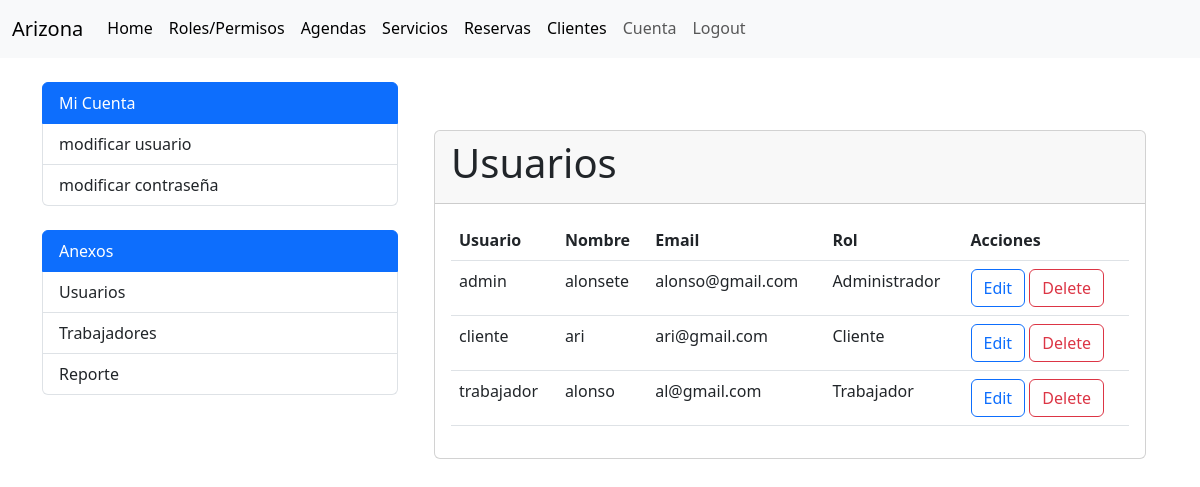
The page /account/user-list/ (signed in) on the database its author committed.
### accounts/models.py (models this page shows, shortened)
class User(AbstractBaseUser, PermissionsMixin):
    id = models.AutoField(primary_key=True, unique=True)
    username = models.CharField(
        'Usuario', max_length=30, unique=True, validators=[
            validators.RegexValidator(
                re.compile('^[\w.@+-]+$'),
                'ingrese un nombre de usuario valido '
                'Este valor debe contener solo letras, números '
                'excepto: @/./+/-/_.',
                'invalid'
            )
        ],
        help_text='Un nombre corto que sera usado'+
                  ' para identificarlo de forma unica en la plataforma.'
    )
    name = models.CharField('Nombre', max_length=20)
    apellidos = models.CharField('Apellidos', max_length=30)
    email = models.EmailField('Email', unique=True)
    is_staff = models.BooleanField('Admin', default=False)
    is_active = models.BooleanField('Ativo', default=True)
    date_joined = models.DateTimeField('Data de Entrada', auto_now_add=True)
    roles = models.ForeignKey(Rol, on_delete=models.CASCADE, blank=True, null=True)
    USERNAME_FIELD = 'username'
    REQUIRED_FIELDS = ['email']
    objects = CustomUserManager()
    class Meta:
        verbose_name = 'Usuario'
        verbose_name_plural = 'Usuarios'

class Rol(models.Model):
    ROL_CHOICES = [
        ('admin', 'Administrador'),
        ('trabajador', 'Trabajador'),
        ('cliente', 'Cliente'),
    ]
    nombre = models.CharField(max_length=15, unique=True, choices=ROL_CHOICES)
    permisos = models.ManyToManyField(Permiso)
    def __str__(self):
        return self.get_nombre_display()
    class Meta:
        verbose_name_plural = 'roles'

### accounts/views.py (the view)
@method_decorator(has_permission(['leer user']), name='dispatch')
class UserListView(LoginRequiredMixin, ListView):
    model = User
    template_name = 'accounts/user_list.html'
    context_object_name = 'users'

### accounts/templates/accounts/user_list.html (shortened to what this page needs)
{% extends "accounts/index.html" %}
{% load custom_filters %}
{% block accounts_container %}
<div class="container">
  <br>
  <br>
  <div class="card">
    <div class="card-header">
      <h1 class="card-title">Usuarios</h1>
    </div>
    <div class="card-body">
      <table class="table">
        <thead>
          <tr>
            <th>Usuario</th>
            <th>Nombre</th>
            <th>Email</th>
            <th>Rol</th>
            <th>Acciones</th>
          </tr>
        </thead>
        <tbody>
          {% for user in users %}
          <tr {% if user.roles.nombre == "cliente" %}style="background-color: lightgreen;"{% endif %}>
            <td>{{ user.username }}</td>
            <td>{{ user.name }}</td>
            <td>{{ user.email }}</td>
            <td>{{ user.roles }}</td>
            <td>
              <a href="#" class="btn btn-outline-primary">Edit</a>
              <a href="{% url 'account:user_delete' user.pk %}" class="btn btn-outline-danger">Delete</a>
            </td>
          </tr>
          {% endfor %}
        </tbody>
      </table>
    </div>
  </div>
</div>
{% endblock %}

### rows shown on the page
User: username "admin", name "alonsete", email "alonso@gmail.com", roles "Administrador"
User: username "cliente", name "ari", email "ari@gmail.com", roles "Cliente"
User: username "trabajador", name "alonso", email "al@gmail.com", roles "Trabajador"
